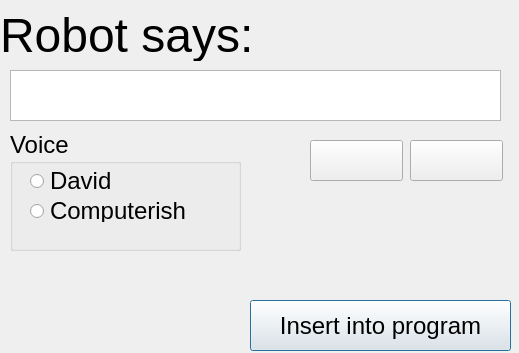
<?xml version="1.0" encoding="UTF-8"?>
<ui version="4.0">
 <class>Dialog</class>
 <widget class="QDialog" name="Dialog">
  <property name="geometry">
   <rect>
    <x>0</x>
    <y>0</y>
    <width>519</width>
    <height>353</height>
   </rect>
  </property>
  <property name="windowTitle">
   <string>Dialog</string>
  </property>
  <widget class="QLabel" name="label">
   <property name="geometry">
    <rect>
     <x>0</x>
     <y>10</y>
     <width>351</width>
     <height>51</height>
    </rect>
   </property>
   <property name="font">
    <font>
     <pointsize>36</pointsize>
    </font>
   </property>
   <property name="text">
    <string>Robot says:</string>
   </property>
  </widget>
  <widget class="QGroupBox" name="voiceGroupBox">
   <property name="geometry">
    <rect>
     <x>10</x>
     <y>130</y>
     <width>231</width>
     <height>121</height>
    </rect>
   </property>
   <property name="font">
    <font>
     <pointsize>18</pointsize>
    </font>
   </property>
   <property name="title">
    <string>Voice</string>
   </property>
   <widget class="QRadioButton" name="davidVoiceRadioButton">
    <property name="geometry">
     <rect>
      <x>20</x>
      <y>40</y>
      <width>109</width>
      <height>22</height>
     </rect>
    </property>
    <property name="text">
     <string>David</string>
    </property>
   </widget>
   <widget class="QRadioButton" name="computerVoiceRadioButton">
    <property name="geometry">
     <rect>
      <x>20</x>
      <y>70</y>
      <width>191</width>
      <height>22</height>
     </rect>
    </property>
    <property name="text">
     <string>Computerish</string>
    </property>
   </widget>
  </widget>
  <widget class="QTextEdit" name="speechTextBox">
   <property name="geometry">
    <rect>
     <x>10</x>
     <y>70</y>
     <width>491</width>
     <height>51</height>
    </rect>
   </property>
   <property name="font">
    <font>
     <pointsize>12</pointsize>
    </font>
   </property>
  </widget>
  <widget class="QPushButton" name="speechInsertButton">
   <property name="geometry">
    <rect>
     <x>250</x>
     <y>300</y>
     <width>261</width>
     <height>51</height>
    </rect>
   </property>
   <property name="font">
    <font>
     <pointsize>18</pointsize>
    </font>
   </property>
   <property name="text">
    <string>Insert into program</string>
   </property>
  </widget>
  <widget class="QPushButton" name="playButton">
   <property name="geometry">
    <rect>
     <x>310</x>
     <y>140</y>
     <width>93</width>
     <height>41</height>
    </rect>
   </property>
   <property name="font">
    <font>
     <pointsize>18</pointsize>
    </font>
   </property>
   <property name="text">
    <string/>
   </property>
   <property name="icon">
    <iconset>
     <normaloff>../../../../../../../../../../../u/paepcke/fuerte/stacks/speakeasy/src/speakeasy/tapper/img/play.png</normaloff>../../../../../../../../../../../u/paepcke/fuerte/stacks/speakeasy/src/speakeasy/tapper/img/play.png</iconset>
   </property>
   <property name="iconSize">
    <size>
     <width>70</width>
     <height>35</height>
    </size>
   </property>
  </widget>
  <widget class="QPushButton" name="stopButton">
   <property name="geometry">
    <rect>
     <x>410</x>
     <y>140</y>
     <width>93</width>
     <height>41</height>
    </rect>
   </property>
   <property name="text">
    <string/>
   </property>
   <property name="icon">
    <iconset>
     <normaloff>../../../../../../../../../../../u/paepcke/fuerte/stacks/speakeasy/src/speakeasy/tapper/img/stop.png</normaloff>../../../../../../../../../../../u/paepcke/fuerte/stacks/speakeasy/src/speakeasy/tapper/img/stop.png</iconset>
   </property>
   <property name="iconSize">
    <size>
     <width>70</width>
     <height>70</height>
    </size>
   </property>
  </widget>
 </widget>
 <layoutdefault spacing="6" margin="11"/>
 <resources/>
 <connections/>
</ui>
